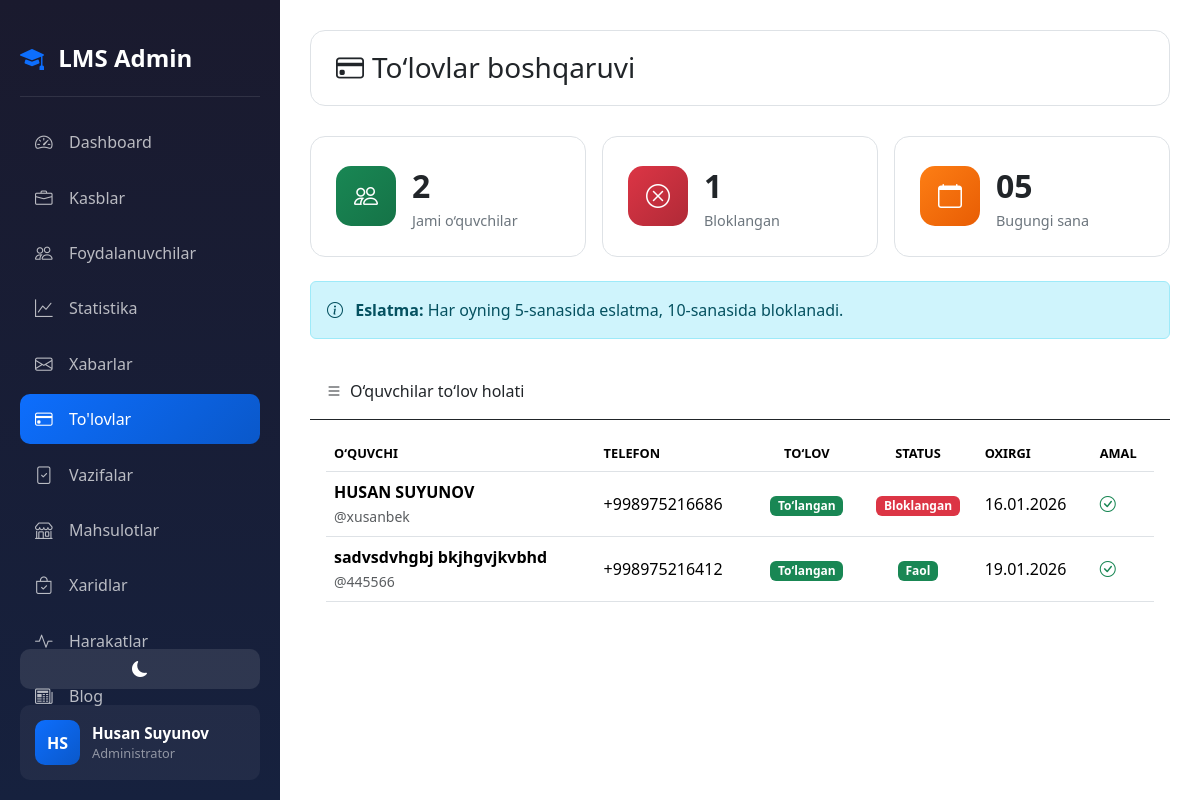
The app's page /dashboard/payments/ (signed in), older data.
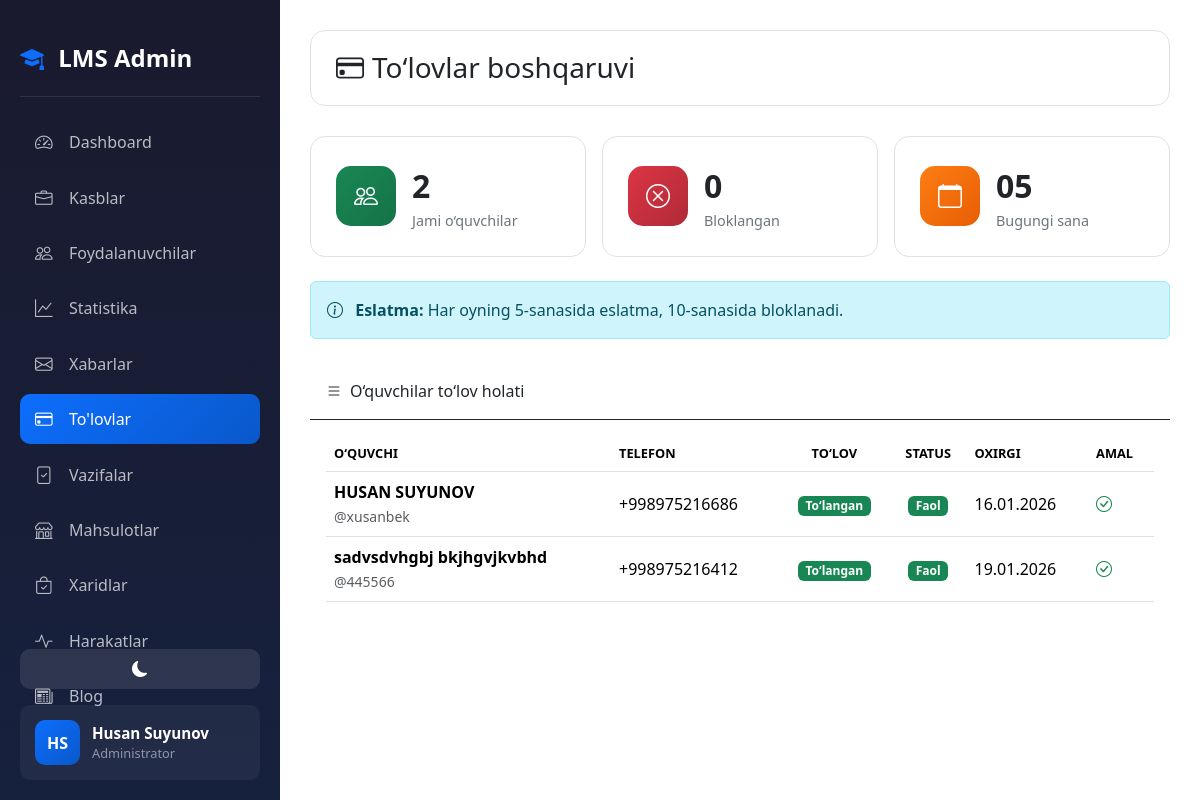
The same page, newer data.
### accounts/models.py (models this page shows, shortened)
class CustomUser(AbstractUser):
    ROLE_CHOICES = (
        ('admin', 'Admin'),
        ('teacher', 'O\'qituvchi'),
        ('student', 'O\'quvchi'),
    )
    first_name = models.CharField(max_length=100, verbose_name="Ism")
    last_name = models.CharField(max_length=100, verbose_name="Familiya")
    phone = models.CharField(max_length=20, unique=True, verbose_name="Telefon raqam")
    role = models.CharField(max_length=20, choices=ROLE_CHOICES, default='student', verbose_name="Rol")
    photo = models.ImageField(upload_to='profiles/', blank=True, null=True, verbose_name="Profil rasmi")
    profession = models.ForeignKey(Profession, on_delete=models.SET_NULL, null=True, blank=True, related_name='students', verbose_name="Yo'nalish")
    is_blocked = models.BooleanField(default=False, verbose_name="Bloklangan")
    last_activity = models.DateTimeField(null=True, blank=True, verbose_name="Oxirgi faollik")
    bio = models.TextField(blank=True, null=True, verbose_name="O'zi haqida")
    coins = models.IntegerField(default=0, verbose_name="Coinlar")
    total_online_time = models.IntegerField(default=0, verbose_name="Jami online vaqt (daqiqa)")
    address = models.CharField(max_length=300, blank=True, null=True, verbose_name="Yashash manzili")
    birth_date = models.DateField(null=True, blank=True, verbose_name="Tug'ilgan kuni")
    id_card = models.FileField(upload_to='documents/id_cards/', blank=True, null=True, verbose_name="ID karta/Pasport")
    birth_certificate = models.FileField(upload_to='documents/birth_certificates/', blank=True, null=True, verbose_name="Tug'ilganlik haqida guvohnoma")
    @property
    def is_admin(self):
        return self.role == 'admin'
    @property
    def full_name(self):
        return f"{self.first_name} {self.last_name}"
    class Meta:
        verbose_name = "Foydalanuvchi"
        verbose_name_plural = "Foydalanuvchilar"

class PaymentStatus(models.Model):
    user = models.OneToOneField(CustomUser, on_delete=models.CASCADE, related_name='payment_status')
    is_paid = models.BooleanField(default=False, verbose_name="To'langan")
    paid_until = models.DateField(null=True, blank=True, verbose_name="To'lov muddati")
    last_payment_date = models.DateField(null=True, blank=True)
    auto_blocked = models.BooleanField(default=False, verbose_name="Avtomatik bloklangan")
    class Meta:
        verbose_name = "To'lov holati"
        verbose_name_plural = "To'lov holatlari"

### accounts/views.py (the view)
# urls.py: path('dashboard/payments/', views.admin_payments, name='admin_payments'),
@login_required
def admin_payments(request):
    if not request.user.is_admin:
        return redirect('home')
    qs = CustomUser.objects.filter(role='student')
    for s in qs:
        PaymentStatus.objects.get_or_create(user=s)
    qs = CustomUser.objects.filter(role='student').select_related('payment_status')
    paginator = Paginator(qs, 10)  # har sahifada 10 ta
    page = request.GET.get('page')
    students = paginator.get_page(page)
    blocked_students = qs.filter(is_blocked=True).count()
    today = timezone.now()
    return render(request, 'accounts/admin/payments.html', {
        'students': students,
        'blocked_students': blocked_students,
        'today': today,
    })

### accounts/management/commands/check_birthdays.py (called while the page is built, shortened)
    def handle(self, *args, **kwargs):
        today = timezone.now().date()
        users = CustomUser.objects.filter(birth_date__day=today.day, birth_date__month=today.month)
        if not users.exists():
            self.stdout.write(self.style.SUCCESS('No birthdays today.'))
            return

### accounts/templates/accounts/admin/payments.html (shortened to what this page needs)
{% extends 'accounts/admin/base_admin.html' %}
{% block admin_content %}
<div class="top-bar">
    <h3 class="m-0"><i class="bi bi-credit-card me-2"></i>To‘lovlar boshqaruvi</h3>
</div>
<div class="row g-3 mb-4">
<div class="col-md-4">
<div class="stat-card h-100">
<div class="d-flex align-items-center">
<div class="stat-icon green me-3"><i class="bi bi-people"></i></div>
<div>
<div class="stat-number">{{ students|length }}</div>
<div class="stat-label">Jami o‘quvchilar</div>
</div>
</div>
</div>
</div>
<div class="col-md-4">
<div class="stat-card h-100">
<div class="d-flex align-items-center">
<div class="stat-icon red me-3"><i class="bi bi-x-circle"></i></div>
<div>
<div class="stat-number">{{ blocked_students }}</div>
<div class="stat-label">Bloklangan</div>
</div>
</div>
</div>
</div>
<div class="col-md-4">
<div class="stat-card h-100">
<div class="d-flex align-items-center">
<div class="stat-icon orange me-3"><i class="bi bi-calendar"></i></div>
<div>
<div class="stat-number">{{ today|date:"d" }}</div>
<div class="stat-label">Bugungi sana</div>
</div>
</div>
</div>
</div>
</div>
<div class="ios-alert alert alert-info mb-4">
<i class="bi bi-info-circle me-2"></i>
<strong>Eslatma:</strong> Har oyning 5-sanasida eslatma, 10-sanasida bloklanadi.
</div>
<div class="ios-card">
<div class="p-3 border-bottom" style="border-color:var(--card-border)!important;">
<i class="bi bi-list me-2"></i>O‘quvchilar to‘lov holati
</div>
<div class="p-3">
{% if students %}
<div class="table-responsive">
<table class="table align-middle mb-0">
<thead>
<tr>
<th>O‘quvchi</th>
<th>Telefon</th>
<th class="text-center">To‘lov</th>
<th class="text-center">Status</th>
<th>Oxirgi</th>
<th>Amal</th>
</tr>
</thead>
<tbody>
{% for student in students %}
<tr>
<td data-label="O‘quvchi">
<strong>{{ student.full_name }}</strong>
<br><small class="text-muted">@{{ student.username }}</small>
</td>
<td data-label="Telefon">{{ student.phone }}</td>
<td data-label="To‘lov" class="text-center">
{% if student.payment_status and student.payment_status.is_paid %}
<span class="badge bg-success">To‘langan</span>
{% else %}
<span class="badge bg-danger">To‘lanmagan</span>
{% endif %}
</td>
<td data-label="Status" class="text-center">
{% if student.is_blocked %}
<span class="badge bg-danger">Bloklangan</span>
{% else %}
<span class="badge bg-success">Faol</span>
{% endif %}
</td>
<td data-label="Oxirgi">
{% if student.payment_status and student.payment_status.last_payment_date %}
{{ student.payment_status.last_payment_date|date:"d.m.Y" }}
{% else %}
<span class="text-muted">—</span>
{% endif %}
</td>
<td data-label="Amal">
{% if not student.payment_status or not student.payment_status.is_paid %}
<a href="{% url 'admin_mark_paid' student.pk %}"
   class="btn btn-sm btn-success rounded-pill">
<i class="bi bi-check-lg me-1"></i>To‘landi
</a>
{% else %}
<span class="text-success"><i class="bi bi-check-circle"></i></span>
{% endif %}
</td>
</tr>
{% endfor %}
</tbody>
</table>
</div>
{% else %}
<div class="text-center py-5 text-muted">
<i class="bi bi-people fs-1"></i>
<h5 class="mt-3">O‘quvchilar yo‘q</h5>
</div>
{% endif %}
</div>
</div>
{% endblock %}

Row changes from the older to the newer data that the page shows:
changed CustomUser "HUSAN SUYUNOV": is_blocked "Bloklangan" → "Faol"
Text that changed along with them:
{{ blocked_students }}: "1" → "0"
